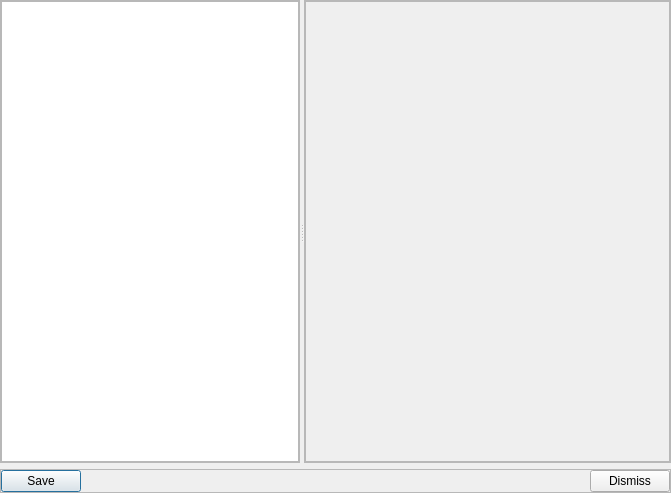
<?xml version="1.0" encoding="UTF-8"?>
<ui version="4.0">
 <class>SVDAnalysisDialog</class>
 <widget class="QDialog" name="SVDAnalysisDialog">
  <property name="geometry">
   <rect>
    <x>0</x>
    <y>0</y>
    <width>671</width>
    <height>493</height>
   </rect>
  </property>
  <property name="windowTitle">
   <string>Dialog</string>
  </property>
  <layout class="QVBoxLayout" name="verticalLayout_2">
   <property name="leftMargin">
    <number>0</number>
   </property>
   <property name="topMargin">
    <number>0</number>
   </property>
   <property name="rightMargin">
    <number>0</number>
   </property>
   <property name="bottomMargin">
    <number>0</number>
   </property>
   <item>
    <widget class="QSplitter" name="splitterMain">
     <property name="sizePolicy">
      <sizepolicy hsizetype="Expanding" vsizetype="Expanding">
       <horstretch>0</horstretch>
       <verstretch>0</verstretch>
      </sizepolicy>
     </property>
     <property name="orientation">
      <enum>Qt::Horizontal</enum>
     </property>
     <widget class="QFrame" name="frmMainLeft">
      <property name="sizePolicy">
       <sizepolicy hsizetype="Preferred" vsizetype="Preferred">
        <horstretch>0</horstretch>
        <verstretch>0</verstretch>
       </sizepolicy>
      </property>
      <property name="maximumSize">
       <size>
        <width>300</width>
        <height>16777215</height>
       </size>
      </property>
      <property name="frameShape">
       <enum>QFrame::StyledPanel</enum>
      </property>
      <property name="frameShadow">
       <enum>QFrame::Raised</enum>
      </property>
      <layout class="QVBoxLayout" name="verticalLayout">
       <property name="leftMargin">
        <number>0</number>
       </property>
       <property name="topMargin">
        <number>0</number>
       </property>
       <property name="rightMargin">
        <number>0</number>
       </property>
       <property name="bottomMargin">
        <number>0</number>
       </property>
       <item>
        <widget class="SVDFactorTreeView" name="svdFactorTreeView">
         <property name="sizePolicy">
          <sizepolicy hsizetype="Preferred" vsizetype="Preferred">
           <horstretch>0</horstretch>
           <verstretch>0</verstretch>
          </sizepolicy>
         </property>
        </widget>
       </item>
      </layout>
     </widget>
     <widget class="QFrame" name="frmMainRight">
      <property name="frameShape">
       <enum>QFrame::StyledPanel</enum>
      </property>
      <property name="frameShadow">
       <enum>QFrame::Raised</enum>
      </property>
      <layout class="QVBoxLayout" name="verticalLayout_3">
       <property name="leftMargin">
        <number>0</number>
       </property>
       <property name="topMargin">
        <number>0</number>
       </property>
       <property name="rightMargin">
        <number>0</number>
       </property>
       <property name="bottomMargin">
        <number>0</number>
       </property>
       <item>
        <widget class="QFrame" name="frmRightTop">
         <property name="sizePolicy">
          <sizepolicy hsizetype="Preferred" vsizetype="Expanding">
           <horstretch>0</horstretch>
           <verstretch>0</verstretch>
          </sizepolicy>
         </property>
         <property name="frameShape">
          <enum>QFrame::StyledPanel</enum>
         </property>
         <property name="frameShadow">
          <enum>QFrame::Raised</enum>
         </property>
         <layout class="QVBoxLayout" name="verticalLayout_4"/>
        </widget>
       </item>
      </layout>
     </widget>
    </widget>
   </item>
   <item>
    <widget class="QFrame" name="frmBottom">
     <property name="sizePolicy">
      <sizepolicy hsizetype="Preferred" vsizetype="Minimum">
       <horstretch>0</horstretch>
       <verstretch>0</verstretch>
      </sizepolicy>
     </property>
     <property name="frameShape">
      <enum>QFrame::StyledPanel</enum>
     </property>
     <property name="frameShadow">
      <enum>QFrame::Raised</enum>
     </property>
     <layout class="QHBoxLayout" name="horizontalLayout">
      <property name="leftMargin">
       <number>0</number>
      </property>
      <property name="topMargin">
       <number>0</number>
      </property>
      <property name="rightMargin">
       <number>0</number>
      </property>
      <property name="bottomMargin">
       <number>0</number>
      </property>
      <item>
       <widget class="QPushButton" name="btnSave">
        <property name="text">
         <string>Save</string>
        </property>
       </widget>
      </item>
      <item>
       <spacer name="horizontalSpacer">
        <property name="orientation">
         <enum>Qt::Horizontal</enum>
        </property>
        <property name="sizeHint" stdset="0">
         <size>
          <width>344</width>
          <height>20</height>
         </size>
        </property>
       </spacer>
      </item>
      <item>
       <widget class="QPushButton" name="btnDismiss">
        <property name="text">
         <string>Dismiss</string>
        </property>
       </widget>
      </item>
     </layout>
    </widget>
   </item>
  </layout>
 </widget>
 <customwidgets>
  <customwidget>
   <class>SVDFactorTreeView</class>
   <extends>QTreeView</extends>
   <header>imagejockey/svd/svdfactortreeview.h</header>
  </customwidget>
 </customwidgets>
 <resources/>
 <connections>
  <connection>
   <sender>btnDismiss</sender>
   <signal>clicked()</signal>
   <receiver>SVDAnalysisDialog</receiver>
   <slot>reject()</slot>
   <hints>
    <hint type="sourcelabel">
     <x>629</x>
     <y>481</y>
    </hint>
    <hint type="destinationlabel">
     <x>567</x>
     <y>460</y>
    </hint>
   </hints>
  </connection>
  <connection>
   <sender>svdFactorTreeView</sender>
   <signal>clicked(QModelIndex)</signal>
   <receiver>SVDAnalysisDialog</receiver>
   <slot>onFactorClicked(QModelIndex)</slot>
   <hints>
    <hint type="sourcelabel">
     <x>220</x>
     <y>406</y>
    </hint>
    <hint type="destinationlabel">
     <x>296</x>
     <y>463</y>
    </hint>
   </hints>
  </connection>
  <connection>
   <sender>btnSave</sender>
   <signal>clicked()</signal>
   <receiver>SVDAnalysisDialog</receiver>
   <slot>onSave()</slot>
   <hints>
    <hint type="sourcelabel">
     <x>54</x>
     <y>478</y>
    </hint>
    <hint type="destinationlabel">
     <x>107</x>
     <y>464</y>
    </hint>
   </hints>
  </connection>
 </connections>
 <slots>
  <slot>onFactorClicked(QModelIndex)</slot>
  <slot>onSave()</slot>
 </slots>
</ui>
